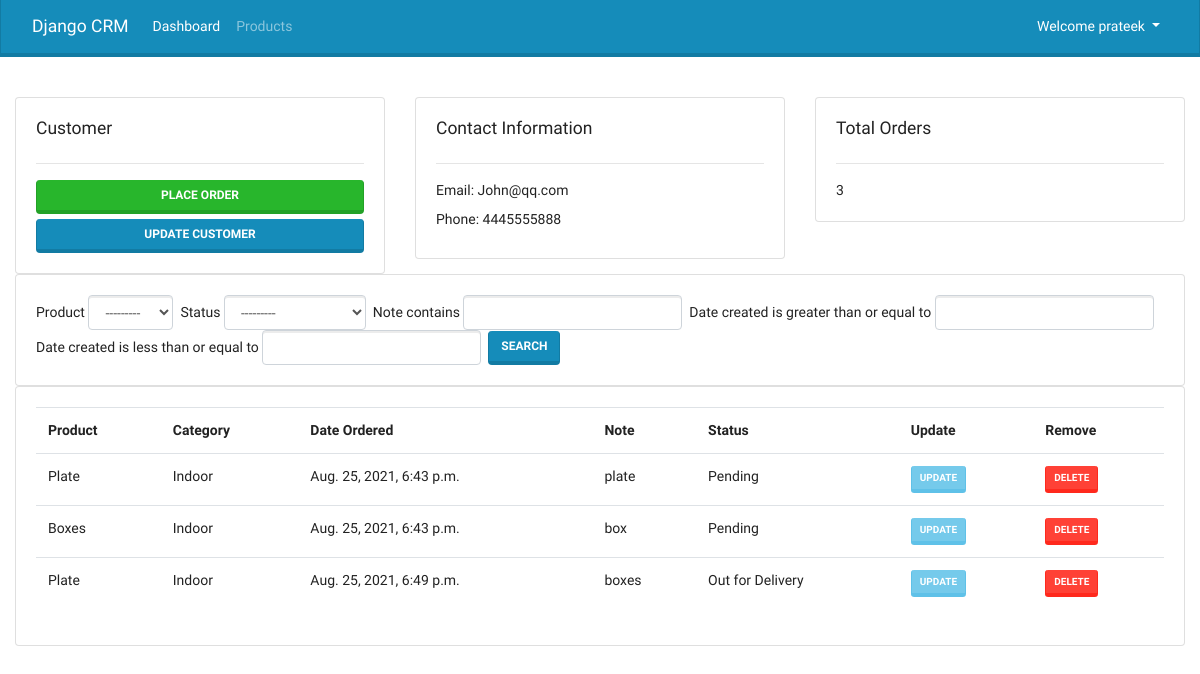
The page /customer/2/ (signed in) on the database its author committed.
### accounts/models.py (models this page shows, shortened)
class Customer(models.Model):
    user = models.OneToOneField(User, null=True, on_delete=models.CASCADE)
    name = models.CharField(max_length=200, null=True)
    phone = models.CharField(max_length=10, null=True)
    email = models.CharField(max_length=100, null=True)
    profile_pic = models.ImageField(default='1.jpg', null=True, blank=True)
    date_created = models.DateTimeField(auto_now_add=True)

class Order(models.Model):
    STATUS = (
    ('Pending', 'Pending'),
    ('Out for Delivery', 'Out for Delivery'),
    ('Delivered', 'Delivered')
    )
    customer = models.ForeignKey(Customer, null=True, on_delete=models.SET_NULL)
    product = models.ForeignKey(Product, null=True, on_delete=models.SET_NULL)
    status = models.CharField(max_length=100, choices=STATUS)
    note = models.CharField(max_length=100, null=True)
    date_created = models.DateTimeField(auto_now_add=True)

class Product(models.Model):
    CATEGORY = (
        ('Indoor', 'Indoor'),
        ('Outdoor', 'Outdoor')
    )
    name = models.CharField(max_length=200)
    price = models.FloatField()
    category = models.CharField(max_length=100, choices=CATEGORY)
    description = models.CharField(max_length=200)
    tags = models.ManyToManyField(Tag)
    date_created = models.DateTimeField(auto_now_add=True)
    def __str__(self):
        return self.name

### accounts/decorators.py (the view)
        def wrapper_func(request, *args, **kwargs):
            group = None
            if request.user.groups.exists():
                group = request.user.groups.all()[0].name
            if group in allowed_roles:
                return view_func(request, *args, **kwargs)
            else:
                return HttpResponse('You are not authorized')

### accounts/views.py (called while the page is built)
@login_required(login_url='login')
@allowed_users(allowed_roles=['admin'])
def customer(request, pk):
    customer = Customer.objects.get(id=pk)
    orders = customer.order_set.all()
    orders_count = orders.count()
    myFilter = OrderFilter(request.GET, queryset=orders)
    orders = myFilter.qs
    context = {'customer': customer, 'orders': orders, 'orders_count': orders_count, 'myFilter': myFilter}
    return render(request, 'accounts/customer.html', context)

### accounts/templates/accounts/customer.html
{% extends 'accounts/main.html' %}
{% block content %}
  <div class="row">
    <div class="col-lg-4">
      <div class="card card-body">
        <h5>Customer</h5>
        <hr/>
        <a href="{% url 'create_order' customer.id %}" class="btn btn-success" style="margin-bottom:5px">Place Order</a>
        <button class="btn btn-primary">Update Customer</button>
      </div>
    </div>
    <div class="col-lg-4">
      <div class="card card-body">
        <h5>Contact Information</h5>
        <hr/>
        <label>Email: {{ customer.email }}</label>
        <label>Phone: {{ customer.phone }}</label>
      </div>
    </div>
    <div class="col-lg-4">
      <div class="card card-body">
        <h5>Total Orders</h5>
        <hr/>
        {{ orders_count }}
      </div>
    </div>
    <div class="col-lg-12">
      <div class="card card-body">
        <form class="" method="get">
          <div class="form-inline">
            {% for form in myFilter.form %}
              <label>{{ form.label }}</label>
              &nbsp;{{ form }}&nbsp;&nbsp;
            {% endfor %}
            <button class="btn btn-primary">Search</button>
          </div>
        </form>
      </div>
    </div>
  </div>
  <div class="card card-body">
    <table class="table">
      <tr>
        <th>Product</th>
        <th>Category</th>
        <th>Date Ordered</th>
        <th>Note</th>
        <th>Status</th>
        <th>Update</th>
        <th>Remove</th>
      </tr>
      {% for order in orders %}
        <tr>
          <td>{{ order.product }}</td>
          <td>{{ order.product.category }}</td>
          <td>{{ order.date_created }}</td>
          <td>{{ order.note }}</td>
          <td>{{ order.status }}</td>
          <td><a href="{% url 'update_order' order.id %}" class="btn btn-sm btn-info">Update</a></td>
          <td><a href="{% url 'delete_order' order.id %}" class="btn btn-sm btn-danger">Delete</a></td>
        </tr>
      {% endfor %}
    </table>
  </div>
{% endblock %}

### accounts/templates/accounts/navbar.html (shortened to what this page needs)
<nav class="navbar navbar-expand-lg navbar-dark bg-primary">
  <div class="container-fluid">
    <a class="navbar-brand" href="#">Django CRM</a>
    <div class="collapse navbar-collapse" id="navbarColor01">
      <ul class="navbar-nav me-auto">
        {% if request.user.is_staff %}
          <li class="nav-item">
            <a class="nav-link active" href="{% url 'home' %}">Dashboard</a>
          </li>
          <li class="nav-item">
            <a class="nav-link" href="{% url 'products' %}">Products</a>
          </li>
          {% endif %}
      </ul>
      <ul class="navbar-nav ml-auto">
        <li class="nav-item dropdown">
          <a class="nav-link dropdown-toggle active" href="#" id="navbarDropdown" role="button" data-toggle="dropdown" aria-haspopup="true" aria-expanded="false">
            Welcome {{ user.username }}
          </a>
        </li>
      </ul>
    </div>
  </div>
</nav>

### rows shown on the page
Customer: email "John@qq.com", phone "4445555888"
Order: product "Plate", product.category "Indoor", date_created "Aug. 25, 2021, 6:43 p.m.", note "plate", status "Pending"
Order: product "Boxes", product.category "Indoor", date_created "Aug. 25, 2021, 6:43 p.m.", note "box", status "Pending"
Order: product "Plate", product.category "Indoor", date_created "Aug. 25, 2021, 6:49 p.m.", note "boxes", status "Out for Delivery"

### other values the page prints
{{ user.username }} "prateek"
{{ orders_count }} "3"
